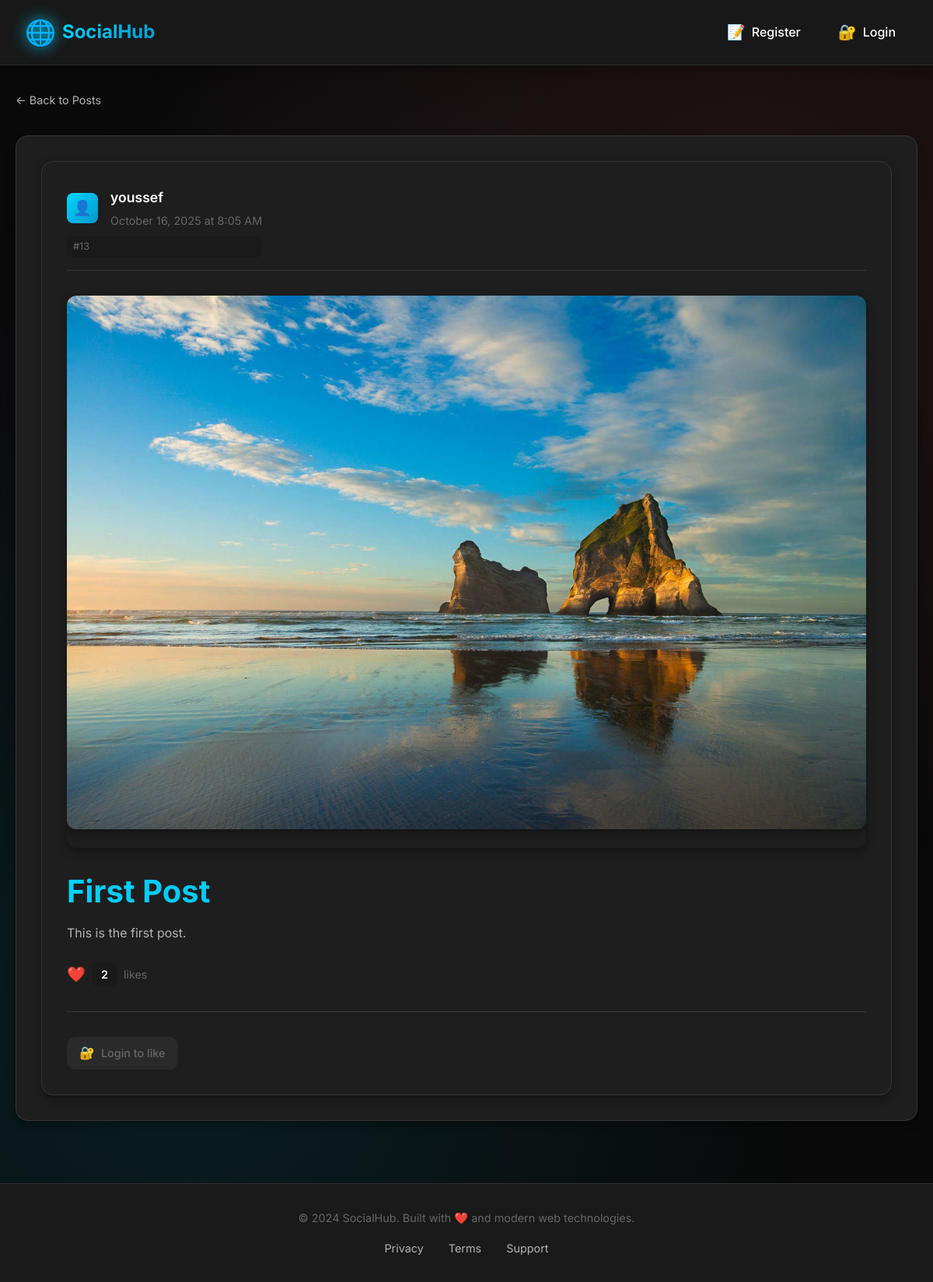
/posts/13, run on the app's committed database.
### posts/models.py (models this page shows, shortened)
class Post(models.Model):
    title = models.CharField(max_length=75)
    body = models.TextField()
    date = models.DateTimeField(auto_now_add=True)
    banner = models.ImageField(blank=True)
    author = models.ForeignKey(User, on_delete=models.CASCADE, default=None)
    likes = models.ManyToManyField(User, related_name='liked_posts', blank=True)
    def total_likes(self):
        return self.likes.count()

### posts/views.py (the view)
# urls.py: path('<int:pk>', views.post_page, name="page"),
def post_page(request, pk):
    post = get_object_or_404(Post, pk=pk)
    return render(request, 'posts/post_page.html', {'post': post})

### posts/templates/posts/post_page.html (shortened to what this page needs)
{% extends 'layout.html' %}
{% block content %}
    <div class="breadcrumb">
        <a href="{% url 'posts:list' %}">← Back to Posts</a>
    </div>
    <section class="postpage">
        <article class="post-detail">
            <div class="post-header">
                <div class="post-meta">
                    <div class="author-info">
                        <span class="author-avatar">👤</span>
                        <div class="author-details">
                            <span class="author-name">{{ post.author }}</span>
                            <span class="post-date">{{ post.date|date:"F d, Y \a\t g:i A" }}</span>
                        </div>
                    </div>
                    <div class="post-id">#{{ post.id }}</div>
                </div>
            </div>
            {% if post.banner %}
                <div class="post-banner">
                    <img
                        class="banner"
                        src="{{ post.banner.url }}"
                        alt="{{ post.title }}"
                        loading="lazy"
                    />
                </div>
            {% endif %}
            <div class="post-content">
                <h1 class="post-title">{{ post.title }}</h1>
                <div class="post-body">
                    <p>{{ post.body|linebreaks }}</p>
                </div>
            </div>
            <div class="post-stats">
                <div class="likes-container">
                    <span class="likes-icon">❤️</span>
                    <span class="likes-count">{{ post.total_likes }}</span>
                    <span class="likes-label">
                        {% if post.total_likes == 1 %}like{% else %}likes{% endif %}
                    </span>
                </div>
            </div>
            <div class="post-actions">
                <div class="interaction-buttons">
                    {% if user.is_authenticated %}
                        <form action="{% url 'posts:like-post' post.id %}" method="POST" class="like-form">
                            {% csrf_token %}
                            {% if user in post.likes.all %}
                                <button type="submit" class="interaction-btn unlike-btn" title="Unlike this post">
                                    <span class="btn-icon">💔</span>
                                    <span class="btn-text">Unlike</span>
                                </button>
                            {% else %}
                                <button type="submit" class="interaction-btn like-btn" title="Like this post">
                                    <span class="btn-icon">❤️</span>
                                    <span class="btn-text">Like</span>
                                </button>
                            {% endif %}
                        </form>
                    {% else %}
                        <a href="{% url 'users:login' %}" class="interaction-btn login-prompt" title="Login to like posts">
                            <span class="btn-icon">🔐</span>
                            <span class="btn-text">Login to like</span>
                        </a>
                    {% endif %}
                </div>
            </div>
        </article>
    </section>
{% endblock %}

### data on the page
Post: author "youssef", date "October 16, 2025 at 8:05 AM", id "13", banner (picture), title "First Post", body "This is the first post.", total_likes "2"
